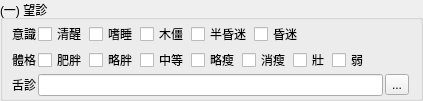
                <widget class="QGroupBox" name="groupBox_7">
                 <property name="title">
                  <string>(一) 望診</string>
                 </property>
                 <property name="flat">
                  <bool>true</bool>
                 </property>
                 <layout class="QVBoxLayout" name="verticalLayout_5">
                  <property name="spacing">
                   <number>2</number>
                  </property>
                  <property name="leftMargin">
                   <number>9</number>
                  </property>
                  <property name="topMargin">
                   <number>2</number>
                  </property>
                  <property name="bottomMargin">
                   <number>2</number>
                  </property>
                  <item>
                   <layout class="QHBoxLayout" name="horizontalLayout_10">
                    <item>
                     <widget class="QLabel" name="label_18">
                      <property name="text">
                       <string>意識</string>
                      </property>
                     </widget>
                    </item>
                    <item>
                     <widget class="QCheckBox" name="checkBox_11">
                      <property name="text">
                       <string>清醒</string>
                      </property>
                     </widget>
                    </item>
                    <item>
                     <widget class="QCheckBox" name="checkBox_12">
                      <property name="text">
                       <string>嗜睡</string>
                      </property>
                     </widget>
                    </item>
                    <item>
                     <widget class="QCheckBox" name="checkBox_13">
                      <property name="text">
                       <string>木僵</string>
                      </property>
                     </widget>
                    </item>
                    <item>
                     <widget class="QCheckBox" name="checkBox_14">
                      <property name="text">
                       <string>半昏迷</string>
                      </property>
                     </widget>
                    </item>
                    <item>
                     <widget class="QCheckBox" name="checkBox_15">
                      <property name="text">
                       <string>昏迷</string>
                      </property>
                     </widget>
                    </item>
                    <item>
                     <spacer name="horizontalSpacer_6">
                      <property name="orientation">
                       <enum>Qt::Horizontal</enum>
                      </property>
                      <property name="sizeHint" stdset="0">
                       <size>
                        <width>40</width>
                        <height>20</height>
                       </size>
                      </property>
                     </spacer>
                    </item>
                   </layout>
                  </item>
                  <item>
                   <layout class="QHBoxLayout" name="horizontalLayout_11">
                    <item>
                     <widget class="QLabel" name="label_19">
                      <property name="text">
                       <string>體格</string>
                      </property>
                     </widget>
                    </item>
                    <item>
                     <widget class="QCheckBox" name="checkBox_16">
                      <property name="text">
                       <string>肥胖</string>
                      </property>
                     </widget>
                    </item>
                    <item>
                     <widget class="QCheckBox" name="checkBox_17">
                      <property name="text">
                       <string>略胖</string>
                      </property>
                     </widget>
                    </item>
                    <item>
                     <widget class="QCheckBox" name="checkBox_18">
                      <property name="text">
                       <string>中等</string>
                      </property>
                     </widget>
                    </item>
                    <item>
                     <widget class="QCheckBox" name="checkBox_19">
                      <property name="text">
                       <string>略瘦</string>
                      </property>
                     </widget>
                    </item>
                    <item>
                     <widget class="QCheckBox" name="checkBox_1a">
                      <property name="text">
                       <string>消瘦</string>
                      </property>
                     </widget>
                    </item>
                    <item>
                     <widget class="QCheckBox" name="checkBox_1b">
                      <property name="text">
                       <string>壯</string>
                      </property>
                     </widget>
                    </item>
                    <item>
                     <widget class="QCheckBox" name="checkBox_1c">
                      <property name="text">
                       <string>弱</string>
                      </property>
                     </widget>
                    </item>
                    <item>
                     <spacer name="horizontalSpacer_7">
                      <property name="orientation">
                       <enum>Qt::Horizontal</enum>
                      </property>
                      <property name="sizeHint" stdset="0">
                       <size>
                        <width>40</width>
                        <height>20</height>
                       </size>
                      </property>
                     </spacer>
                    </item>
                   </layout>
                  </item>
                  <item>
                   <layout class="QHBoxLayout" name="horizontalLayout_12">
                    <item>
                     <widget class="QLabel" name="label_20">
                      <property name="text">
                       <string>舌診</string>
                      </property>
                     </widget>
                    </item>
                    <item>
                     <widget class="QLineEdit" name="lineEdit_tongue"/>
                    </item>
                    <item>
                     <widget class="QToolButton" name="toolButton_tongue">
                      <property name="focusPolicy">
                       <enum>Qt::NoFocus</enum>
                      </property>
                      <property name="text">
                       <string>...</string>
                      </property>
                      <property name="icon">
                       <iconset>
                        <normaloff>../icons/preview-file.svg</normaloff>../icons/preview-file.svg</iconset>
                      </property>
                     </widget>
                    </item>
                   </layout>
                  </item>
                 </layout>
                </widget>
